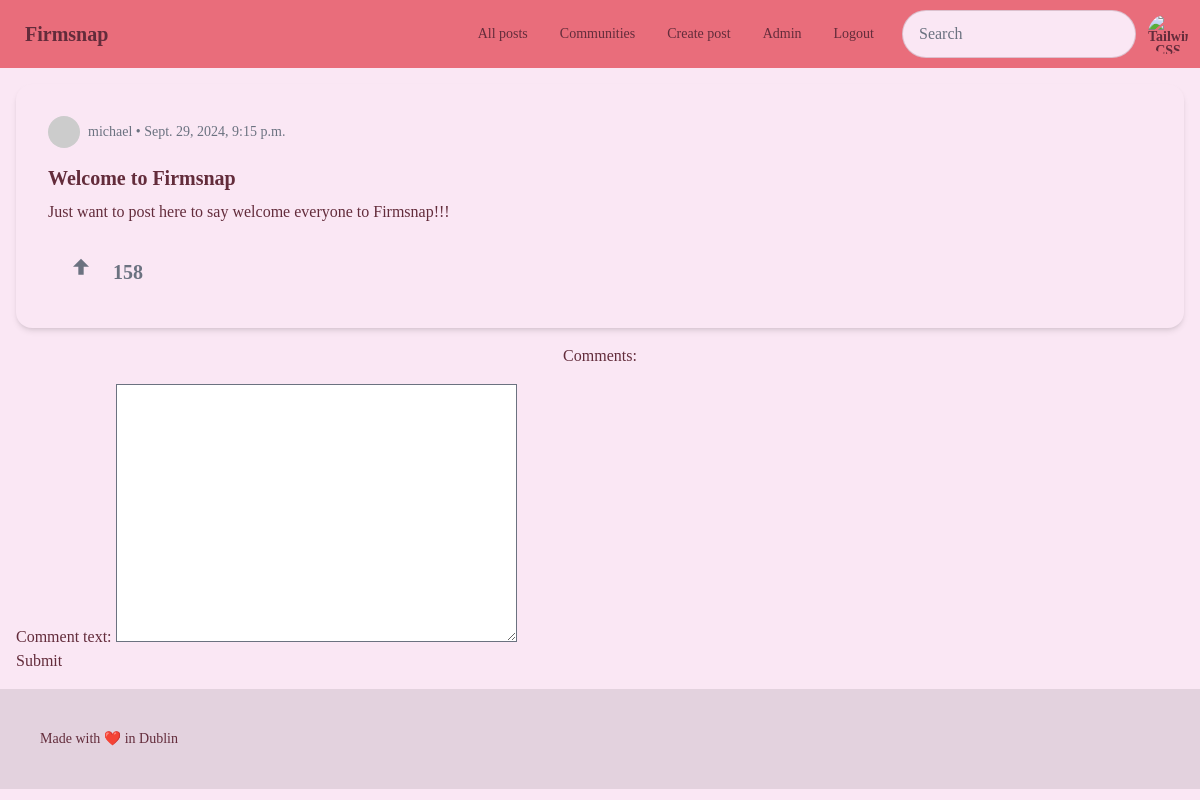
/app/post/1 (signed in), run on an earlier commit of the app's database.
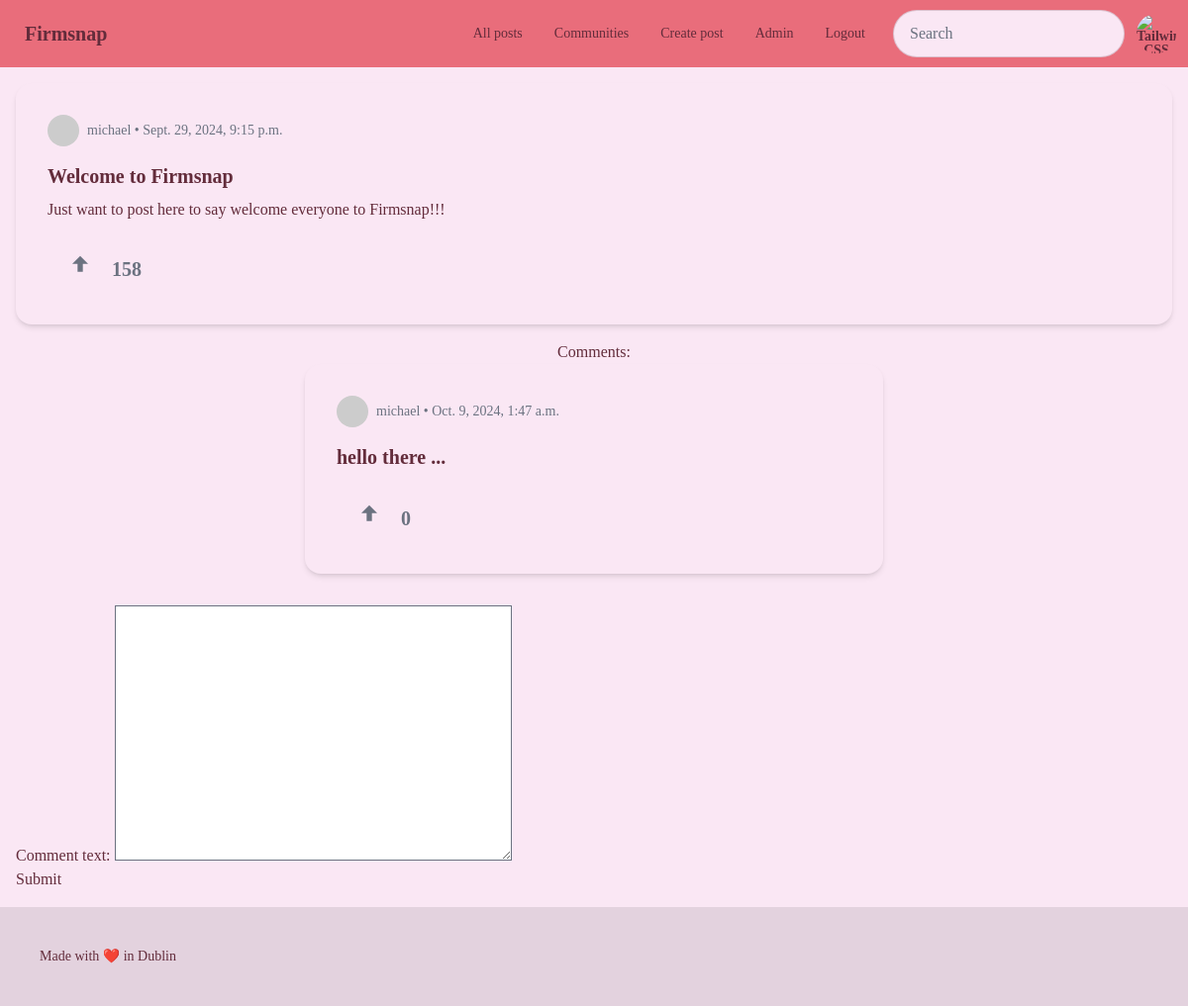
And on a later commit of the database.
### app/models.py (models this page shows, shortened)
class Comment(models.Model):
    user_id = models.ForeignKey(User, on_delete=models.CASCADE)
    post_id = models.ForeignKey(Post, on_delete=models.CASCADE)
    organisation_id = models.ForeignKey(Organisation, on_delete=models.CASCADE)
    comment_text = models.TextField(max_length=2000)
    pub_date = models.DateTimeField(auto_now_add=True)
    votes = models.IntegerField(default=0)

class User(AbstractUser):
    organisation_id = models.ForeignKey(
        Organisation, on_delete=models.CASCADE, null=True, blank=True
    )
    is_org_admin = models.BooleanField(default=False)
    is_active = models.BooleanField(default=True)

### app/views.py (the view)
# urls.py: path("post/<int:post_id>", views.post_detail, name="post_detail"),
def post_detail(request, post_id):
    user = request.user
    post_obj = get_object_or_404(Post, id=post_id)
    if user.is_authenticated and user.organisation_id == post_obj.organisation_id:
        if request.method == "POST":
            comment_form = CommentCreationForm(request.POST)
            if comment_form.is_valid():
                new_comment = comment_form.save(commit=False)
                new_comment.user_id = user
                new_comment.post_id = Post.objects.get(pk=post_id)
                new_comment.organisation_id = user.organisation_id
                new_comment.save()
                return redirect("post_detail", post_id=post_id)
        else:
            comment_form = CommentCreationForm()
        list_of_comments = Comment.objects.filter(post_id=post_id)
        template = loader.get_template("app/post_detail.html")
        context = {
            "post_obj": post_obj,
            "list_of_comments": list_of_comments,
            "comment_form": comment_form,
            "post_id": post_id,
        }
        return HttpResponse(template.render(context, request))
    else:
        return redirect("login")

### app/forms.py
class CommentCreationForm(forms.ModelForm):
    class Meta:
        model = Comment
        fields = ["comment_text"]

### app/templates/app/post_detail.html (shortened to what this page needs)
{% extends 'app/base.html' %}
{% block content %}
  {% if post_obj %}
    <div class="card w-full bg-base-100 shadow-md mb-4">
      <div class="card-body">
        <div class="flex items-center mb-2">
          <div class="avatar">
            <div class="w-8 h-8 rounded-full">
              <img src="https://i.pravatar.cc/150?img=3" alt="User Avatar" />
            </div>
          </div>
          <span class="ml-2 text-sm text-gray-500">{{ post_obj.user_id.username }} • {{ post_obj.pub_date }}</span>
        </div>
        <h2 class="card-title">{{ post_obj.post_title }}</h2>
        <p>{{ post_obj.post_text }}</p>
        <div class="card-actions mt-4">
          <div class="flex space-x-2">
            <button class="btn btn-ghost text-gray-500 hover:text-green-500 flex items-center space-x-2">
              <svg xmlns="http://www.w3.org/2000/svg" class="h-8 w-8 inline" fill="currentColor" viewBox="0 0 24 24">
                <path d="M12 2l-6 6h4v6h4v-6h4z" />
              </svg>
              <span class="text-xl font-bold">{{ post_obj.votes }}</span>
            </button>
          </div>
        </div>
      </div>
    </div>
    <div class="flex flex-col items-center justify-center mb-4">
      <p>Comments:</p>
      {% for comment in list_of_comments %}
        <div class="card w-full sm:w-6/12 bg-base-100 shadow-md mb-4">
          <div class="card-body">
            <div class="flex items-center mb-2">
              <div class="avatar">
                <div class="w-8 h-8 rounded-full">
                  <img src="https://i.pravatar.cc/150?img=3" alt="User Avatar" />
                </div>
              </div>
              <span class="ml-2 text-sm text-gray-500">{{ comment.user_id.username }} • {{ comment.pub_date }}</span>
            </div>
            <h2 class="card-title">{{ comment.comment_text }}</h2>
            <div class="card-actions mt-4">
              <div class="flex space-x-2">
                <button class="btn btn-ghost text-gray-500 hover:text-green-500 flex items-center space-x-2">
                  <svg xmlns="http://www.w3.org/2000/svg" class="h-8 w-8 inline" fill="currentColor" viewBox="0 0 24 24">
                    <path d="M12 2l-6 6h4v6h4v-6h4z" />
                  </svg>
                  <span class="text-xl font-bold">{{ comment.votes }}</span>
                </button>
              </div>
            </div>
          </div>
        </div>
      {% endfor %}
    </div>
    <form action="{% url 'post_detail' post_id %}" method="post">
      {{ comment_form }}
      <input type="submit" value="Submit" />
    </form>
  {% else %}
    <p>Post not found</p>
  {% endif %}
{% endblock %}

What changed in the data, as far as the page shows it:
added Comment: user_id.username "michael", pub_date "Oct. 9, 2024, 1:47 a.m.", comment_text "hello there ...", votes "0"
